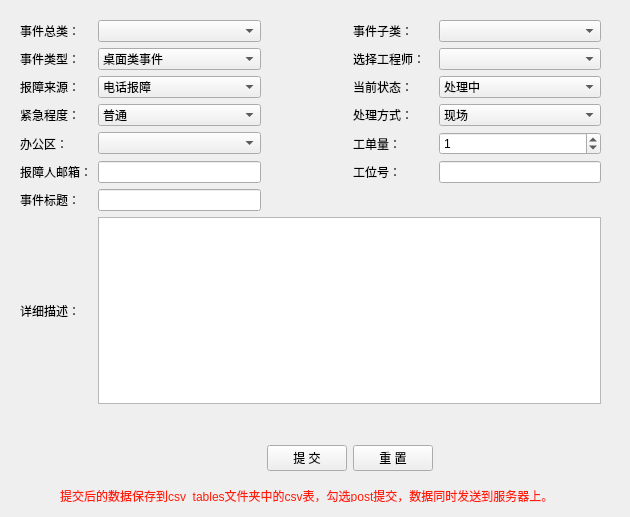
<?xml version="1.0" encoding="UTF-8"?>
<ui version="4.0">
 <class>workorderForm</class>
 <widget class="QWidget" name="workorderForm">
  <property name="windowModality">
   <enum>Qt::NonModal</enum>
  </property>
  <property name="geometry">
   <rect>
    <x>0</x>
    <y>0</y>
    <width>630</width>
    <height>517</height>
   </rect>
  </property>
  <property name="minimumSize">
   <size>
    <width>0</width>
    <height>0</height>
   </size>
  </property>
  <property name="contextMenuPolicy">
   <enum>Qt::DefaultContextMenu</enum>
  </property>
  <property name="windowTitle">
   <string>工单记录工具</string>
  </property>
  <property name="windowIcon">
   <iconset>
    <normaloff>lion.ico</normaloff>lion.ico</iconset>
  </property>
  <widget class="QWidget" name="layoutWidget">
   <property name="geometry">
    <rect>
     <x>20</x>
     <y>20</y>
     <width>581</width>
     <height>451</height>
    </rect>
   </property>
   <layout class="QGridLayout" name="gridLayout">
    <item row="6" column="0">
     <widget class="QLabel" name="subjectLabel">
      <property name="text">
       <string>事件标题：</string>
      </property>
     </widget>
    </item>
    <item row="0" column="4">
     <widget class="QComboBox" name="partselectComboBox"/>
    </item>
    <item row="3" column="4">
     <widget class="QComboBox" name="handleComboBox">
      <item>
       <property name="text">
        <string>现场</string>
       </property>
      </item>
      <item>
       <property name="text">
        <string>远程</string>
       </property>
      </item>
     </widget>
    </item>
    <item row="2" column="1">
     <widget class="QComboBox" name="datasourceComboBox">
      <item>
       <property name="text">
        <string>电话报障</string>
       </property>
      </item>
      <item>
       <property name="text">
        <string>邮件报障</string>
       </property>
      </item>
     </widget>
    </item>
    <item row="1" column="3">
     <widget class="QLabel" name="enameLabel">
      <property name="text">
       <string>选择工程师：</string>
      </property>
     </widget>
    </item>
    <item row="5" column="1">
     <widget class="QLineEdit" name="emailLineEdit"/>
    </item>
    <item row="4" column="4">
     <widget class="QSpinBox" name="evennumberSpinBox">
      <property name="value">
       <number>1</number>
      </property>
     </widget>
    </item>
    <item row="3" column="3">
     <widget class="QLabel" name="handleLabel">
      <property name="text">
       <string>处理方式：</string>
      </property>
     </widget>
    </item>
    <item row="4" column="1">
     <widget class="QComboBox" name="officeComboBox"/>
    </item>
    <item row="2" column="0">
     <widget class="QLabel" name="datasourceLabel">
      <property name="text">
       <string>报障来源：</string>
      </property>
     </widget>
    </item>
    <item row="8" column="2">
     <spacer name="verticalSpacer">
      <property name="orientation">
       <enum>Qt::Vertical</enum>
      </property>
      <property name="sizeHint" stdset="0">
       <size>
        <width>20</width>
        <height>40</height>
       </size>
      </property>
     </spacer>
    </item>
    <item row="5" column="0">
     <widget class="QLabel" name="emailLabel">
      <property name="text">
       <string>报障人邮箱：</string>
      </property>
     </widget>
    </item>
    <item row="3" column="1">
     <widget class="QComboBox" name="exigenciesComboBox">
      <item>
       <property name="text">
        <string>普通</string>
       </property>
      </item>
      <item>
       <property name="text">
        <string>紧急</string>
       </property>
      </item>
     </widget>
    </item>
    <item row="8" column="3">
     <spacer name="verticalSpacer_2">
      <property name="orientation">
       <enum>Qt::Vertical</enum>
      </property>
      <property name="sizeHint" stdset="0">
       <size>
        <width>20</width>
        <height>40</height>
       </size>
      </property>
     </spacer>
    </item>
    <item row="3" column="0">
     <widget class="QLabel" name="exigenciesLabel">
      <property name="text">
       <string>紧急程度：</string>
      </property>
     </widget>
    </item>
    <item row="1" column="0">
     <widget class="QLabel" name="eventtypeLabel">
      <property name="text">
       <string>事件类型：</string>
      </property>
     </widget>
    </item>
    <item row="4" column="0">
     <widget class="QLabel" name="officeLabel">
      <property name="text">
       <string>办公区：</string>
      </property>
     </widget>
    </item>
    <item row="0" column="3">
     <widget class="QLabel" name="partselectLabel">
      <property name="text">
       <string>事件子类：</string>
      </property>
     </widget>
    </item>
    <item row="6" column="1">
     <widget class="QLineEdit" name="subjectLineEdit"/>
    </item>
    <item row="7" column="0">
     <widget class="QLabel" name="falutLabel">
      <property name="text">
       <string>详细描述：</string>
      </property>
     </widget>
    </item>
    <item row="1" column="4">
     <widget class="QComboBox" name="enameComboBox"/>
    </item>
    <item row="2" column="3">
     <widget class="QLabel" name="currentstatusLabel">
      <property name="text">
       <string>当前状态：</string>
      </property>
     </widget>
    </item>
    <item row="2" column="4">
     <widget class="QComboBox" name="currentstatusComboBox">
      <item>
       <property name="text">
        <string>处理中</string>
       </property>
      </item>
      <item>
       <property name="text">
        <string>已解决</string>
       </property>
      </item>
      <item>
       <property name="text">
        <string>未解决</string>
       </property>
      </item>
     </widget>
    </item>
    <item row="5" column="4">
     <widget class="QLineEdit" name="sitenoLineEdit"/>
    </item>
    <item row="7" column="1" colspan="4">
     <widget class="QTextEdit" name="falutTextEdit"/>
    </item>
    <item row="4" column="3">
     <widget class="QLabel" name="evennumberLabel">
      <property name="text">
       <string>工单量：</string>
      </property>
     </widget>
    </item>
    <item row="9" column="2">
     <widget class="QPushButton" name="submitButton">
      <property name="text">
       <string>提 交</string>
      </property>
     </widget>
    </item>
    <item row="1" column="1">
     <widget class="QComboBox" name="eventtypeComboBox">
      <item>
       <property name="text">
        <string>桌面类事件</string>
       </property>
      </item>
      <item>
       <property name="text">
        <string>其他事件</string>
       </property>
      </item>
     </widget>
    </item>
    <item row="0" column="0">
     <widget class="QLabel" name="partLabel">
      <property name="minimumSize">
       <size>
        <width>0</width>
        <height>0</height>
       </size>
      </property>
      <property name="text">
       <string>事件总类：</string>
      </property>
      <property name="textFormat">
       <enum>Qt::AutoText</enum>
      </property>
     </widget>
    </item>
    <item row="0" column="1">
     <widget class="QComboBox" name="partComboBox"/>
    </item>
    <item row="5" column="3">
     <widget class="QLabel" name="sitenoLabel">
      <property name="text">
       <string>工位号：</string>
      </property>
     </widget>
    </item>
    <item row="9" column="3">
     <widget class="QPushButton" name="resetButton">
      <property name="text">
       <string>重 置</string>
      </property>
     </widget>
    </item>
   </layout>
  </widget>
  <widget class="QLabel" name="tipLabel">
   <property name="geometry">
    <rect>
     <x>60</x>
     <y>490</y>
     <width>498</width>
     <height>12</height>
    </rect>
   </property>
   <property name="styleSheet">
    <string notr="true">color: rgb(255, 29, 8);</string>
   </property>
   <property name="text">
    <string>提交后的数据保存到csv_tables文件夹中的csv表，勾选post提交，数据同时发送到服务器上。</string>
   </property>
  </widget>
 </widget>
 <resources>
  <include location="workorderQRC.qrc"/>
 </resources>
 <connections/>
</ui>
